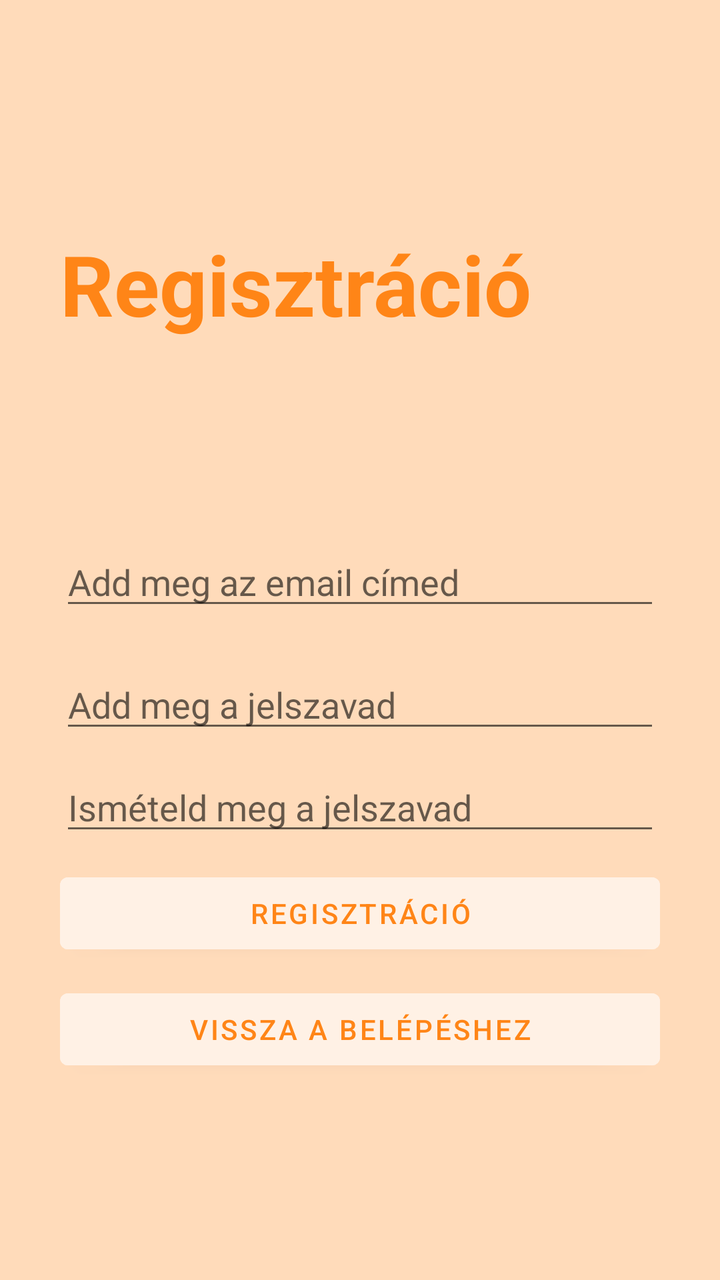
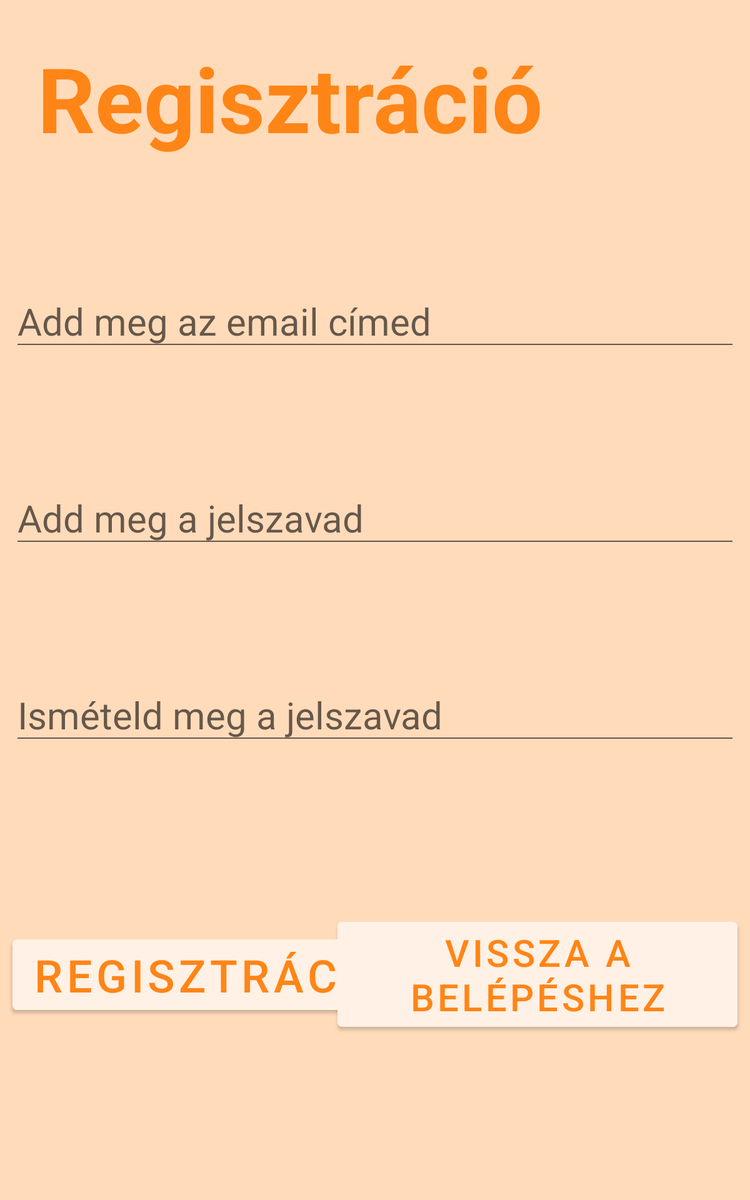

Compare how this app lays out the same screen by default and in its alternative resource folder. The renders come first, then the two layout files and the values they reference.
<!-- AndroidManifest.xml: application theme Theme.Jegyzetek -->
<!-- res/layout/activity_register.xml -->
<?xml version="1.0" encoding="utf-8"?>
<RelativeLayout xmlns:android="http://schemas.android.com/apk/res/android"
    xmlns:app="http://schemas.android.com/apk/res-auto"
    xmlns:tools="http://schemas.android.com/tools"
    android:layout_width="match_parent"
    android:layout_height="match_parent"
    tools:context=".RegisterActivity"
    android:background="#f9f9f9"
    android:backgroundTint="@color/background">



    <RelativeLayout
        android:layout_width="match_parent"
        android:layout_height="wrap_content"
        android:id="@+id/centerlineRegister"
        android:layout_centerInParent="true">
    </RelativeLayout>


    <LinearLayout
        android:layout_width="match_parent"
        android:layout_height="wrap_content"
        android:layout_marginLeft="30dp"
        android:layout_marginRight="30dp"
        android:layout_above="@id/centerlineRegister"
        android:layout_marginBottom="150dp"
        android:orientation="vertical">

        <TextView
            android:layout_width="match_parent"
            android:layout_height="wrap_content"
            android:text="@string/regisztracioText"
            android:textSize="42sp"
            android:textColor="@color/note_popup"
            android:textStyle="bold">
        </TextView>
    </LinearLayout>

    <RelativeLayout
        android:layout_width="match_parent"
        android:layout_height="wrap_content"
        android:layout_above="@id/centerlineRegister"
        android:layout_marginBottom="10dp"
        android:id="@+id/emailRegisterTextInputLayout"
        android:layout_marginRight="30dp"
        android:layout_marginLeft="30dp">

        <EditText
            android:id="@+id/emailRegisterEditText"
            android:layout_width="match_parent"
            android:layout_height="wrap_content"
            android:hint="@string/emailHint"
            android:inputType="textEmailAddress"></EditText>
    </RelativeLayout>

    <RelativeLayout
        android:layout_width="match_parent"
        android:layout_height="wrap_content"
        android:layout_below="@id/centerlineRegister"
        android:layout_marginTop="10dp"
        android:id="@+id/passwordRegisterTextInputLayout"
        android:layout_marginRight="30dp"
        android:layout_marginLeft="30dp"
        app:passwordToggleEnabled="true">

        <EditText
            android:id="@+id/passwordRegisterEditText"
            android:layout_width="match_parent"
            android:layout_height="wrap_content"
            android:hint="@string/passwordHint"
            android:inputType="textPassword"></EditText>
    </RelativeLayout>


    <RelativeLayout
        android:layout_width="match_parent"
        android:layout_height="wrap_content"
        android:layout_below="@id/passwordRegisterTextInputLayout"
        android:layout_marginTop="10dp"
        android:id="@+id/passwordRegisterTextInputLayout2"
        android:layout_marginRight="30dp"
        android:layout_marginLeft="30dp"
        app:passwordToggleEnabled="true">

        <EditText
            android:id="@+id/passwordRegisterEditText2"
            android:layout_width="match_parent"
            android:layout_height="wrap_content"
            android:hint="@string/jelszoIsmetText"
            android:inputType="textPassword"></EditText>
    </RelativeLayout>


    <Button
        android:id="@+id/registerButtonSend"
        android:layout_width="match_parent"
        android:layout_height="wrap_content"
        android:layout_below="@id/passwordRegisterTextInputLayout2"
        android:layout_marginLeft="30dp"
        android:layout_marginTop="10dp"
        android:layout_marginRight="30dp"
        android:backgroundTint="@color/floating_button"
        android:text="@string/registerButtonText"
        android:textColor="@color/note_popup"></Button>


    <Button
        android:id="@+id/backToLoginButton"
        android:layout_width="match_parent"
        android:layout_height="wrap_content"
        android:layout_below="@id/registerButtonSend"
        android:layout_marginLeft="30dp"
        android:layout_marginTop="10dp"
        android:layout_marginRight="30dp"
        android:text="@string/backToLoginText"
        android:backgroundTint="@color/floating_button"
        android:textColor="@color/note_popup"></Button>








</RelativeLayout>
<!-- resources referenced by this layout -->
<resources>
  <color name="background">#ffdbba</color>
  <color name="floating_button">#fff1e5</color>
  <color name="note_popup">#ff8517</color>
  <string name="backToLoginText">Vissza a belépéshez</string>
  <string name="emailHint">Add meg az email címed</string>
  <string name="jelszoIsmetText">Ismételd meg a jelszavad</string>
  <string name="passwordHint">Add meg a jelszavad</string>
  <string name="registerButtonText">Regisztráció</string>
  <string name="regisztracioText">Regisztráció</string>
  <style name="Theme.Jegyzetek" parent="Theme.MaterialComponents.DayNight.DarkActionBar">
          
          <item name="colorPrimary">@color/purple_500</item>
          <item name="colorPrimaryVariant">@color/purple_700</item>
          <item name="colorOnPrimary">@color/white</item>
          
          <item name="colorSecondary">@color/teal_200</item>
          <item name="colorSecondaryVariant">@color/teal_700</item>
          <item name="colorOnSecondary">@color/black</item>
          
          <item name="android:statusBarColor" tools:targetApi="l">?attr/colorPrimaryVariant</item>
          
      </style>
  <color name="purple_500">#FF6200EE</color>
  <color name="purple_700">#FF3700B3</color>
  <color name="white">#FFFFFFFF</color>
  <color name="teal_200">#FF03DAC5</color>
  <color name="teal_700">#FF018786</color>
  <color name="black">#FF000000</color>
</resources>
<!-- res/layout-sw600dp/activity_register.xml (the repository's variant of the layout above) -->
<!-- drawn on a 7-inch tablet held upright -->
<?xml version="1.0" encoding="utf-8"?>
<androidx.constraintlayout.widget.ConstraintLayout xmlns:android="http://schemas.android.com/apk/res/android"
    xmlns:app="http://schemas.android.com/apk/res-auto"
    xmlns:tools="http://schemas.android.com/tools"
    android:layout_width="match_parent"
    android:layout_height="match_parent"
    tools:context=".RegisterActivity"
    android:background="#f9f9f9"
    android:backgroundTint="@color/background">


    <Button
        android:id="@+id/registerButtonSend"
        android:layout_width="wrap_content"
        android:layout_height="wrap_content"
        android:layout_marginStart="10dp"
        android:backgroundTint="@color/floating_button"
        android:text="@string/registerButtonText"
        android:textSize="36sp"
        android:textColor="@color/note_popup"
        app:layout_constraintBottom_toBottomOf="parent"
        app:layout_constraintStart_toStartOf="parent"
        app:layout_constraintTop_toBottomOf="@+id/passwordRegisterEditText2" />

    <Button
        android:id="@+id/backToLoginButton"
        android:layout_width="wrap_content"
        android:layout_height="wrap_content"
        android:layout_below="@id/registerButtonSend"
        android:layout_marginEnd="10dp"
        android:backgroundTint="@color/floating_button"
        android:text="@string/backToLoginText"

        android:textSize="30dp"
        android:textColor="@color/note_popup"
        app:layout_constraintBottom_toBottomOf="parent"
        app:layout_constraintEnd_toEndOf="parent"
        app:layout_constraintTop_toBottomOf="@+id/passwordRegisterEditText2" />

    <EditText
        android:id="@+id/emailRegisterEditText"
        android:layout_width="match_parent"
        android:layout_height="wrap_content"
        android:layout_marginStart="10dp"
        android:layout_marginTop="100dp"
        android:layout_marginEnd="10dp"
        android:textSize="30dp"
        android:hint="@string/emailHint"
        android:inputType="textEmailAddress"
        android:minHeight="48dp"
        app:layout_constraintEnd_toEndOf="parent"
        app:layout_constraintStart_toStartOf="parent"
        app:layout_constraintTop_toBottomOf="@+id/textView" />

    <EditText
        android:id="@+id/passwordRegisterEditText2"
        android:layout_width="match_parent"
        android:layout_height="wrap_content"
        android:layout_marginStart="10dp"
        android:layout_marginTop="100dp"
        android:layout_marginEnd="10dp"

        android:textSize="30dp"
        android:hint="@string/jelszoIsmetText"
        android:inputType="textPassword"
        android:minHeight="48dp"
        app:layout_constraintEnd_toEndOf="parent"
        app:layout_constraintStart_toStartOf="parent"
        app:layout_constraintTop_toBottomOf="@+id/passwordRegisterEditText" />

    <EditText
        android:id="@+id/passwordRegisterEditText"
        android:layout_width="match_parent"
        android:layout_height="wrap_content"
        android:layout_marginStart="10dp"
        android:layout_marginTop="100dp"
        android:layout_marginEnd="10dp"

        android:textSize="30dp"
        android:hint="@string/passwordHint"
        android:inputType="textPassword"
        android:minHeight="48dp"
        app:layout_constraintEnd_toEndOf="parent"
        app:layout_constraintStart_toStartOf="parent"
        app:layout_constraintTop_toBottomOf="@+id/emailRegisterEditText" />

    <TextView
        android:id="@+id/textView"
        android:layout_width="match_parent"
        android:layout_height="wrap_content"
        android:layout_marginStart="30dp"
        android:layout_marginTop="30dp"
        android:layout_marginEnd="30dp"
        android:text="@string/regisztracioText"
        android:textColor="@color/note_popup"
        android:textSize="72sp"
        android:textStyle="bold"
        app:layout_constraintEnd_toEndOf="parent"
        app:layout_constraintStart_toStartOf="parent"
        app:layout_constraintTop_toTopOf="parent" />


</androidx.constraintlayout.widget.ConstraintLayout>
